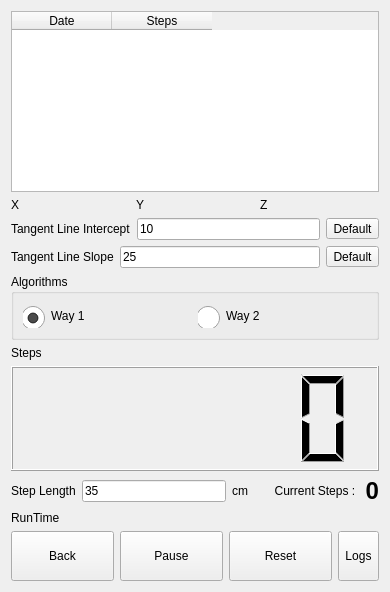
<?xml version="1.0" encoding="UTF-8"?>
<ui version="4.0">
 <class>dlgSteps</class>
 <widget class="QDialog" name="dlgSteps">
  <property name="geometry">
   <rect>
    <x>0</x>
    <y>0</y>
    <width>390</width>
    <height>592</height>
   </rect>
  </property>
  <property name="windowTitle">
   <string>Dialog</string>
  </property>
  <layout class="QGridLayout" name="gridLayout_2">
   <item row="0" column="0">
    <widget class="QTableWidget" name="tableWidget">
     <column>
      <property name="text">
       <string>Date</string>
      </property>
     </column>
     <column>
      <property name="text">
       <string>Steps</string>
      </property>
     </column>
    </widget>
   </item>
   <item row="1" column="0">
    <layout class="QHBoxLayout" name="horizontalLayout_5">
     <item>
      <widget class="QLabel" name="lblX">
       <property name="text">
        <string>X</string>
       </property>
      </widget>
     </item>
     <item>
      <widget class="QLabel" name="lblY">
       <property name="text">
        <string>Y</string>
       </property>
      </widget>
     </item>
     <item>
      <widget class="QLabel" name="lblZ">
       <property name="text">
        <string>Z</string>
       </property>
      </widget>
     </item>
    </layout>
   </item>
   <item row="2" column="0">
    <widget class="QFrame" name="frameWay1">
     <property name="frameShape">
      <enum>QFrame::NoFrame</enum>
     </property>
     <property name="frameShadow">
      <enum>QFrame::Raised</enum>
     </property>
     <layout class="QGridLayout" name="gridLayout">
      <property name="leftMargin">
       <number>0</number>
      </property>
      <property name="topMargin">
       <number>0</number>
      </property>
      <property name="rightMargin">
       <number>0</number>
      </property>
      <property name="bottomMargin">
       <number>0</number>
      </property>
      <item row="0" column="0">
       <layout class="QHBoxLayout" name="horizontalLayout_2">
        <item>
         <widget class="QLabel" name="lblInter">
          <property name="text">
           <string>Tangent Line Intercept</string>
          </property>
         </widget>
        </item>
        <item>
         <widget class="QLineEdit" name="editTangentLineIntercept">
          <property name="text">
           <string>10</string>
          </property>
         </widget>
        </item>
        <item>
         <widget class="QToolButton" name="btnDefaultIntercept">
          <property name="text">
           <string>Default</string>
          </property>
         </widget>
        </item>
       </layout>
      </item>
      <item row="1" column="0">
       <layout class="QHBoxLayout" name="horizontalLayout_4">
        <item>
         <widget class="QLabel" name="lblSlope">
          <property name="text">
           <string>Tangent Line Slope</string>
          </property>
         </widget>
        </item>
        <item>
         <widget class="QLineEdit" name="editTangentLineSlope">
          <property name="text">
           <string>25</string>
          </property>
         </widget>
        </item>
        <item>
         <widget class="QToolButton" name="btnDefaultSlope">
          <property name="text">
           <string>Default</string>
          </property>
         </widget>
        </item>
       </layout>
      </item>
     </layout>
    </widget>
   </item>
   <item row="3" column="0">
    <widget class="QGroupBox" name="groupBox">
     <property name="title">
      <string>Algorithms</string>
     </property>
     <layout class="QHBoxLayout" name="horizontalLayout_3">
      <item>
       <widget class="QRadioButton" name="rbAlg1">
        <property name="styleSheet">
         <string notr="true">QRadioButton::indicator {
    width: 25px;
    height: 25px;
    /*image: url(:/src/sel.png);*/
    
    position: relative;
    left: 0px;
    right: 3px;
    top: 2px;
    bottom:4px;
}

QRadioButton::indicator:unchecked {
    image: url(:/src/nosel.png);
}

QRadioButton::indicator:checked {
    image: url(:/src/sel.png);
}


</string>
        </property>
        <property name="text">
         <string>Way 1</string>
        </property>
        <property name="checked">
         <bool>true</bool>
        </property>
       </widget>
      </item>
      <item>
       <widget class="QRadioButton" name="rbAlg2">
        <property name="styleSheet">
         <string notr="true">QRadioButton::indicator {
    width: 25px;
    height: 25px;
    /*image: url(:/src/sel.png);*/
    
    position: relative;
    left: 0px;
    right: 3px;
    top: 2px;
    bottom:4px;
}

QRadioButton::indicator:unchecked {
    image: url(:/src/nosel.png);
}

QRadioButton::indicator:checked {
    image: url(:/src/sel.png);
}


</string>
        </property>
        <property name="text">
         <string>Way 2</string>
        </property>
       </widget>
      </item>
     </layout>
    </widget>
   </item>
   <item row="4" column="0">
    <widget class="QLabel" name="lblSteps">
     <property name="text">
      <string>Steps</string>
     </property>
    </widget>
   </item>
   <item row="5" column="0">
    <widget class="QLCDNumber" name="lcdNumber">
     <property name="sizePolicy">
      <sizepolicy hsizetype="Preferred" vsizetype="Preferred">
       <horstretch>0</horstretch>
       <verstretch>0</verstretch>
      </sizepolicy>
     </property>
     <property name="minimumSize">
      <size>
       <width>0</width>
       <height>105</height>
      </size>
     </property>
     <property name="digitCount">
      <number>6</number>
     </property>
    </widget>
   </item>
   <item row="6" column="0">
    <layout class="QHBoxLayout" name="horizontalLayout_6">
     <item>
      <widget class="QLabel" name="label">
       <property name="text">
        <string>Step Length</string>
       </property>
      </widget>
     </item>
     <item>
      <widget class="QLineEdit" name="editStepLength">
       <property name="text">
        <string>35</string>
       </property>
      </widget>
     </item>
     <item>
      <widget class="QLabel" name="label_2">
       <property name="text">
        <string>cm        Current Steps : </string>
       </property>
      </widget>
     </item>
     <item>
      <widget class="QLabel" name="lblSingle">
       <property name="sizePolicy">
        <sizepolicy hsizetype="Preferred" vsizetype="Preferred">
         <horstretch>0</horstretch>
         <verstretch>0</verstretch>
        </sizepolicy>
       </property>
       <property name="font">
        <font>
         <pointsize>18</pointsize>
         <bold>true</bold>
        </font>
       </property>
       <property name="text">
        <string>0</string>
       </property>
       <property name="alignment">
        <set>Qt::AlignRight|Qt::AlignTrailing|Qt::AlignVCenter</set>
       </property>
      </widget>
     </item>
    </layout>
   </item>
   <item row="7" column="0">
    <widget class="QLabel" name="lblTotalRunTime">
     <property name="text">
      <string>RunTime</string>
     </property>
    </widget>
   </item>
   <item row="8" column="0">
    <layout class="QHBoxLayout" name="horizontalLayout">
     <item>
      <widget class="QToolButton" name="btnBack">
       <property name="sizePolicy">
        <sizepolicy hsizetype="Preferred" vsizetype="Fixed">
         <horstretch>0</horstretch>
         <verstretch>0</verstretch>
        </sizepolicy>
       </property>
       <property name="minimumSize">
        <size>
         <width>0</width>
         <height>50</height>
        </size>
       </property>
       <property name="text">
        <string>Back</string>
       </property>
      </widget>
     </item>
     <item>
      <widget class="QToolButton" name="btnPause">
       <property name="sizePolicy">
        <sizepolicy hsizetype="Preferred" vsizetype="Fixed">
         <horstretch>0</horstretch>
         <verstretch>0</verstretch>
        </sizepolicy>
       </property>
       <property name="minimumSize">
        <size>
         <width>0</width>
         <height>50</height>
        </size>
       </property>
       <property name="text">
        <string>Pause</string>
       </property>
      </widget>
     </item>
     <item>
      <widget class="QToolButton" name="btnReset">
       <property name="sizePolicy">
        <sizepolicy hsizetype="Preferred" vsizetype="Fixed">
         <horstretch>0</horstretch>
         <verstretch>0</verstretch>
        </sizepolicy>
       </property>
       <property name="minimumSize">
        <size>
         <width>0</width>
         <height>50</height>
        </size>
       </property>
       <property name="text">
        <string>Reset</string>
       </property>
      </widget>
     </item>
     <item>
      <widget class="QToolButton" name="btnLogs">
       <property name="minimumSize">
        <size>
         <width>0</width>
         <height>50</height>
        </size>
       </property>
       <property name="text">
        <string>Logs</string>
       </property>
      </widget>
     </item>
    </layout>
   </item>
  </layout>
 </widget>
 <resources/>
 <connections/>
</ui>
